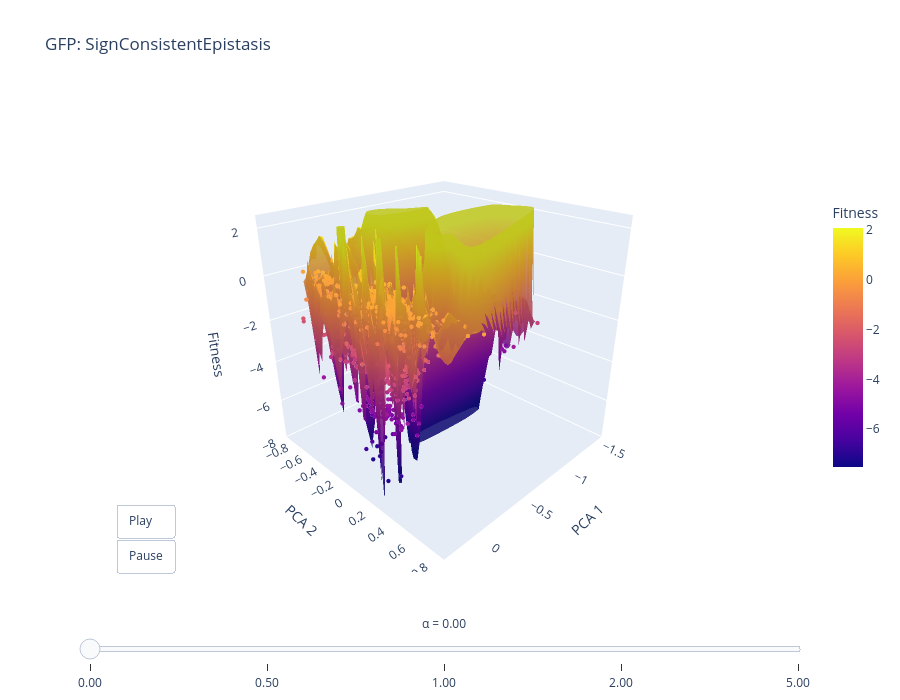

Notebook code cell kept with this figure:
### Markdown cell above
## Comparing epistasis models

`SignConsistentEpistasis` produces smoother ridges where beneficial mutations
cooperate. `RandomEpistasis` is more chaotic. Compare how the surfaces differ
at the same alpha.

### Code cell
landscape_sc = Landscape.from_dms(
    dms_path=f"{DATA_DIR}/gfp.csv",
    contact_map=contacts,
    epistasis=SignConsistentEpistasis(sigma=0.3, seed=42),
    alpha=1.0,
    seed=42,
    wt_sequence=wt_seq,
)

fig_sc = landscape_sc.plot_morphing(
    n_samples=3000,
    n_mutations=(1, 4),
    alphas=[0.0, 0.5, 1.0, 2.0, 5.0],
    colorscale="Plasma",
    title="GFP: SignConsistentEpistasis",
    seed=42,
)
fig_sc.show()

### Figure 1 — Plotly figure (JSON) as saved in the notebook; plotly's stock layout.template omitted (floating-point values rounded to 4 significant figures; data arrays with more than 128 entries replaced by an {"elided": "..."} marker saying what was removed)
{"data": [{"cmax": 2.045, "cmin": -7.531, "colorbar": {"len": 0.6, "title": {"text": "Fitness"}}, "colorscale": [[0, "#0d0887"], [0.1111, "#46039f"], [0.2222, "#7201a8"], [0.3333, "#9c179e"], [0.4444, "#bd3786"], [0.5556, "#d8576b"], [0.6667, "#ed7953"], [0.7778, "#fb9f3a"], [0.8889, "#fdca26"], [1, "#f0f921"]], "hoverinfo": "skip", "opacity": 0.85, "showscale": true, "type": "surface", "x": [-1.626, -1.593, -1.559, -1.526, -1.493, -1.459, -1.426, -1.392, -1.359, -1.326, -1.292, -1.259, -1.225, -1.192, -1.159, -1.125, -1.092, -1.058, -1.025, -0.9916, -0.9582, -0.9248, -0.8914, -0.8579, -0.8245, -0.7911, -0.7577, -0.7243, -0.6909, -0.6575, -0.6241, -0.5907, -0.5573, -0.5239, -0.4905, -0.4571, -0.4237, -0.3903, -0.3569, -0.3235, -0.2901, -0.2567, -0.2233, -0.1899, -0.1565, -0.1231, -0.08966, -0.05626, -0.02286, 0.01055, 0.04395, 0.07735, 0.1108, 0.1442, 0.1776, 0.211, 0.2444, 0.2778, 0.3112, 0.3446], "y": [-0.9503, -0.9194, -0.8884, -0.8574, -0.8265, -0.7955, -0.7646, -0.7336, -0.7026, -0.6717, -0.6407, -0.6098, -0.5788, -0.5478, -0.5169, -0.4859, -0.4549, -0.424, -0.393, -0.3621, -0.3311, -0.3001, -0.2692, -0.2382, -0.2073, -0.1763, -0.1453, -0.1144, -0.0834, -0.05244, -0.02148, 0.00948, 0.04044, 0.0714, 0.1024, 0.1333, 0.1643, 0.1952, 0.2262, 0.2572, 0.2881, 0.3191, 0.3501, 0.381, 0.412, 0.4429, 0.4739, 0.5049, 0.5358, 0.5668, 0.5977, 0.6287, 0.6597, 0.6906, 0.7216, 0.7526, 0.7835, 0.8145, 0.8454, 0.8764], "z": {"elided": "60x60 float values"}}, {"hoverinfo": "text", "marker": {"cmax": 2.045, "cmin": -7.531, "color": {"elided": "3000 float values"}, "colorscale": [[0, "#0d0887"], [0.1111, "#46039f"], [0.2222, "#7201a8"], [0.3333, "#9c179e"], [0.4444, "#bd3786"], [0.5556, "#d8576b"], [0.6667, "#ed7953"], [0.7778, "#fb9f3a"], [0.8889, "#fdca26"], [1, "#f0f921"]], "line": {"width": 0}, "showscale": false, "size": 2.5}, "mode": "markers", "name": "variants", "text": {"elided": "3000 str values"}, "type": "scatter3d", "x": {"elided": "3000 float values"}, "y": {"elided": "3000 float values"}, "z": {"elided": "3000 float values"}}], "layout": {"height": 700, "scene": {"camera": {"eye": {"x": 1.5, "y": 1.5, "z": 1}}, "xaxis": {"showgrid": false, "title": {"text": "PCA 1"}, "zeroline": false}, "yaxis": {"showgrid": false, "title": {"text": "PCA 2"}, "zeroline": false}, "zaxis": {"range": [-8.01, 2.524], "title": {"text": "Fitness"}}}, "sliders": [{"active": 0, "currentvalue": {"prefix": "α = ", "visible": true, "xanchor": "center"}, "pad": {"t": 40}, "steps": [{"args": [["0.00"], {"frame": {"duration": 600, "redraw": true}, "mode": "immediate"}], "label": "0.00", "method": "animate"}, {"args": [["0.50"], {"frame": {"duration": 600, "redraw": true}, "mode": "immediate"}], "label": "0.50", "method": "animate"}, {"args": [["1.00"], {"frame": {"duration": 600, "redraw": true}, "mode": "immediate"}], "label": "1.00", "method": "animate"}, {"args": [["2.00"], {"frame": {"duration": 600, "redraw": true}, "mode": "immediate"}], "label": "2.00", "method": "animate"}, {"args": [["5.00"], {"frame": {"duration": 600, "redraw": true}, "mode": "immediate"}], "label": "5.00", "method": "animate"}]}], "title": {"text": "GFP: SignConsistentEpistasis"}, "updatemenus": [{"buttons": [{"args": [null, {"frame": {"duration": 800, "redraw": true}, "fromcurrent": true, "transition": {"duration": 400, "easing": "cubic-in-out"}}], "label": "Play", "method": "animate"}, {"args": [[null], {"frame": {"duration": 0, "redraw": false}, "mode": "immediate"}], "label": "Pause", "method": "animate"}], "showactive": false, "type": "buttons", "x": 0.05, "xanchor": "left", "y": 0, "yanchor": "bottom"}], "width": 900}}
